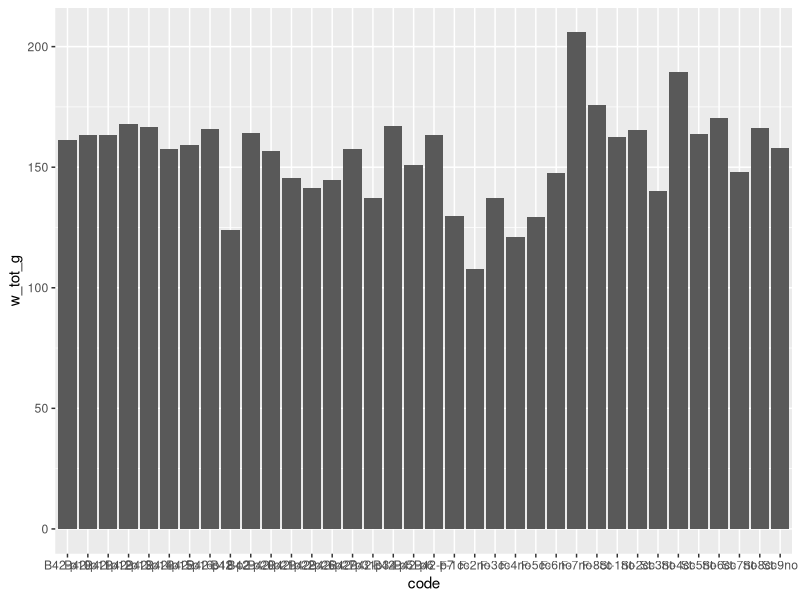
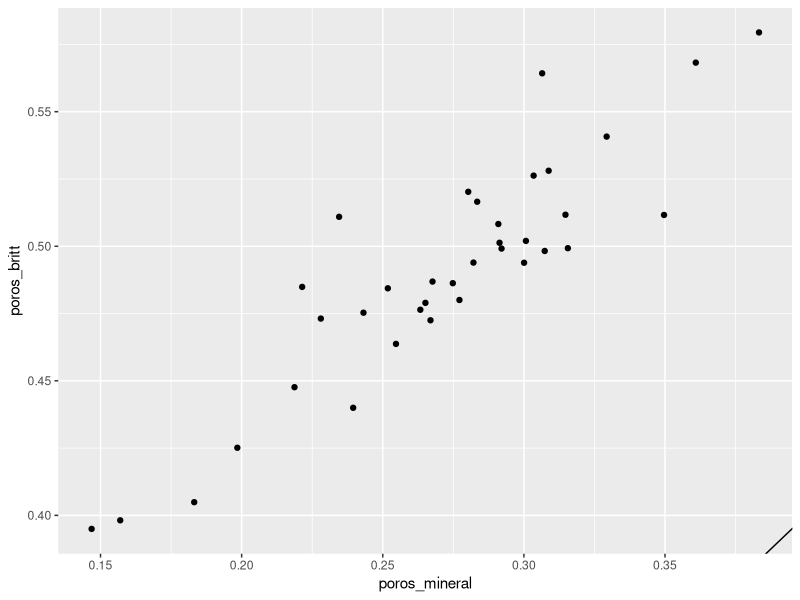
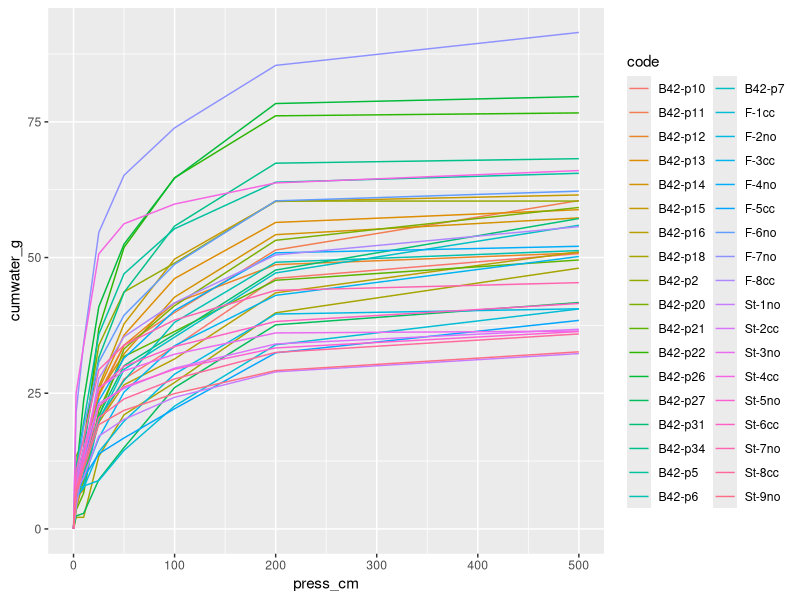
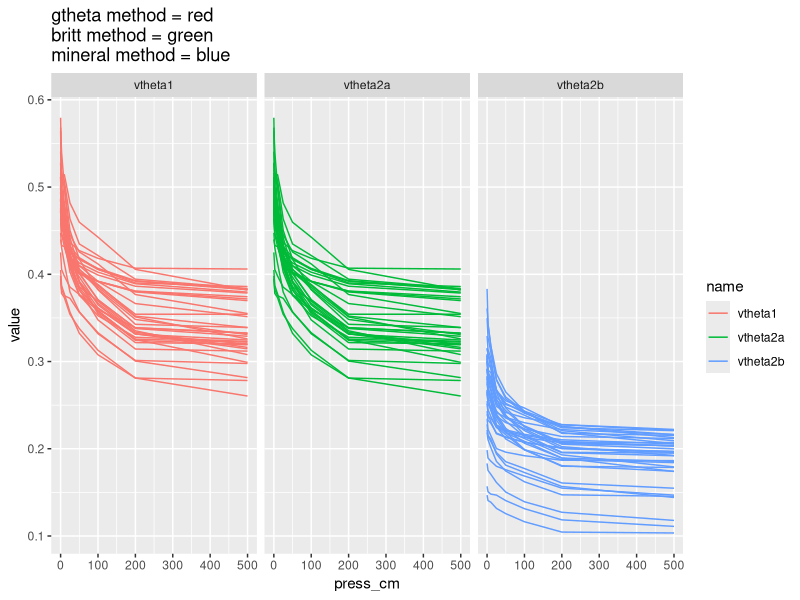
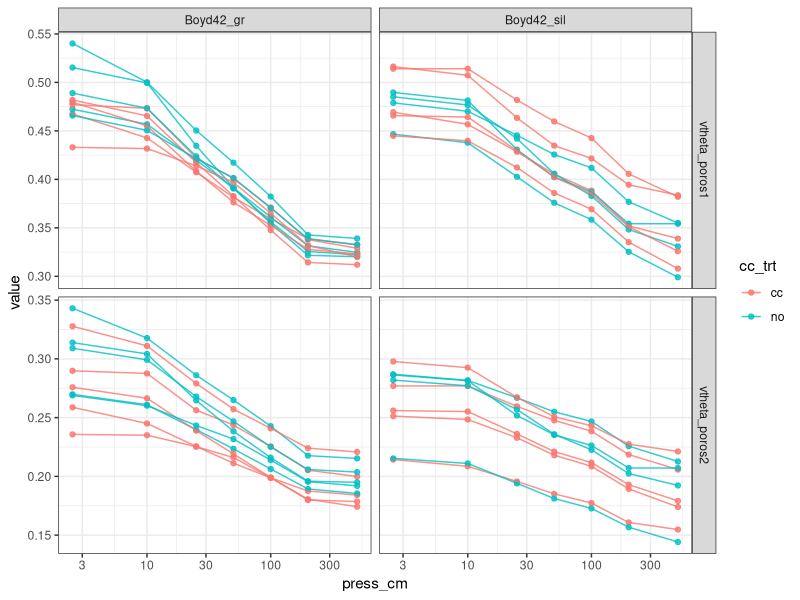

Write R code to recreate these figures, in order. (Note: this script raises an error after producing the figures.)
############################
# author: Gina (vnichols@iastate.edu)
# created: Oct 10 2019
# last modified: Oct 21 2019 (do calcs, oh ASA...)
#                march 27 2020 (update based on britt's calcs)
#                march 30 2020 (made sure it runs for britt)
#
# purpose: calculate things in data
# 
# inputs: td_pressure-cells, re_euIDs
#
# outputs:
#
# notes: for porosity calcs used: http://lawr.ucdavis.edu/classes/SSC100/probsets/pset01.html
#
##############################


rm(list = ls())
library(tidyverse)
library(broom)
library(readxl)


# read in data -----------------------------------------------------

key <- read_csv("data/raw/rd_euIDs.csv")

datraw <- 
  read_csv("data/tidy/td_pressure-cells.csv")  %>% 
  mutate(soilvol_cm3 = 347.5,
         bulkden_gcm3 = drysoil_g / soilvol_cm3
  ) # assume volume of soil sample is 347.50 cm3 (? is this right???)

dat_soil <- 
  datraw %>% 
  select(code, soilvol_cm3, drysoil_g, bulkden_gcm3)


myminden <- 2

# water -------------------------------------------------------------------

# calculate water amts (subtract cylinder wgts),

dat_water <- 
  datraw %>%
    mutate(   ##--# calc actual amount of water released at each pressure
    w_0cm_g = 0, ##-britt adds this to 2.5 atm value, keep a 0 as a place-holder
    w_2.5cm_g = atm - cylinder_g + satwater_g,
    w_10cm_g = `10_cm` - cylinder_g,
    w_25cm_g = `25_cm` - cylinder_g,
    w_50cm_g = `50_cm` - cylinder_g,
    w_100cm_g = `100_cm` - cylinder_g,
    w_200cm_g = `200_cm` - cylinder_g,
    w_500cm_g = `500_cm` - cylinder_g,
    w_999cm_g = sampafter500_g - ringpluscrap_g - drysoil_g
  ) %>% 
  mutate(  #--total amt of water released
    w_tot_g = purrr::reduce(select(., starts_with("w")), `+`)
  ) %>% 
  select(code, soilvol_cm3, bulkden_gcm3, starts_with("w"))

dat_water %>% 
  ggplot(aes(code, w_tot_g)) + 
  geom_col()


# porosity ----------------------------------------------------------------

# via britt and mineral methods

dat_poros <- 
  datraw %>%
  # calc porosity via britt
  mutate(
    soil_at_sat_g = (satsamp_g - ringpluscrap_g),
    water_at_sat_g = soil_at_sat_g - drysoil_g, 
    air_cm3 = water_at_sat_g,
    poros_britt = air_cm3/soilvol_cm3,
    poros_mineral = 1 - bulkden_gcm3/myminden
    ) %>% 
  select(code, drysoil_g, bulkden_gcm3, 
         water_at_sat_g, air_cm3, poros_britt, poros_mineral)

#--look at it
dat_poros  %>% 
  ggplot(aes(poros_mineral, poros_britt)) + 
  geom_point() + 
  geom_abline()
  

# soil water contents at each pressure ------------------------------------

# cumulative amount of water purged at each pressure
dat_cum <- 
  dat_water %>% 
  select(-w_999cm_g) %>% 
  # gather into long form
  pivot_longer(w_0cm_g:w_500cm_g, 
               names_to = "press_cm", 
               values_to = "water_g") %>% 
  separate(press_cm, 
           into = c("water", "press_cm", "grams"), 
           sep = "_") %>%
  # get pressure as a numeric value
  mutate(press_cm = as.numeric(str_sub(press_cm, 1, -3))) %>%
  group_by(code) %>%
  arrange(code, press_cm) %>%
  # get cumulative water
  mutate(cumwater_g = cumsum(water_g)) %>% 
  select(code, press_cm, water_g, cumwater_g)

dat_cum %>% 
  ggplot(aes(press_cm, cumwater_g, color = code)) + 
  geom_line()

# convert this water amount to a volumetric/gravimetric water content
dat_theta <- 
  dat_cum %>%
  left_join(dat_poros) %>% 
  left_join(dat_soil) %>% 
  mutate(
    water_inside_soil_still = water_at_sat_g - cumwater_g,
    #--calculate using gravimetric water and bulk density
    gtheta = water_inside_soil_still / drysoil_g,
    vtheta1 = gtheta * bulkden_gcm3,
    frac_water = cumwater_g/water_at_sat_g,
    vtheta2a = (1 - frac_water)*poros_britt,
    vtheta2b = (1 - frac_water)*poros_mineral
    ) %>% 
  select(code, press_cm, vtheta1, vtheta2a, vtheta2b)



dat_theta %>% 
  pivot_longer(vtheta1:vtheta2b) %>% 
  ggplot(aes(press_cm, value, group = interaction(code, name))) + 
  geom_line(aes(color = name)) + 
  facet_grid(.~name) + 
  labs(title = "gtheta method = red\nbritt method = green\nmineral method = blue")
  
# so vetha1 and vtheta2a are the same

#--write final values to data frame

tidy_data <- 
  dat_theta %>%
  rename(vtheta_poros1 = vtheta2a,
         vtheta_poros2 = vtheta2b) %>% 
#  pivot_longer(vtheta1:vtheta2b) %>% 
  left_join(key) %>% 
  unite(site_name, sys_trt, col = "site_trt") %>% 
  mutate(sample_year = 2019) %>% 
  select(sample_year, code, site_trt, site_desc, 
         crop_trt, cc_trt, rep, plot, press_cm, vtheta_poros1, vtheta_poros2)

tidy_data %>% write_csv("data/tidy/td_water-curves.csv")

tidy_boyd <- 
  tidy_data %>% 
  filter(str_detect(site_trt, "Boyd")) 

tidy_boyd %>% write_csv("data/tidy/td_water-curves-boyd.csv")

# look at it --------------------------------------------------------------

tidy_boyd %>%
  filter(press_cm != 0) %>% #--can't take log of 0 :(
  pivot_longer(vtheta_poros1:vtheta_poros2) %>% 
  # plot
  ggplot(aes(press_cm, value, color = cc_trt)) + 
  # raw data
  geom_point(alpha = 0.8) + 
  geom_line(alpha = 0.8, aes(group = code)) + 
  scale_x_log10() +
  # summary of data
  #stat_summary(fun.y = mean, geom="line", size = 2) +
  #stat_summary(fun.data = "mean_se", size = 1) +
  facet_grid(name ~ site_trt, scales = "free") + 
  theme_bw()

ggsave("figs/boyd-wrc-reps.png")


tidy_data %>%
  filter(str_detect(site_trt, "Fun")) %>% 
  filter(press_cm != 0) %>% #--can't take log of 0 :(
  pivot_longer(vtheta_poros1:vtheta_poros2) %>% 
  # plot
  ggplot(aes(press_cm, value)) + 
  # raw data
  geom_point(alpha = 0.8, aes(color = as_factor(rep))) + 
  geom_line(alpha = 0.8, aes(group = code, color = as_factor(rep), linetype = cc_trt), size = 2) + 
  scale_x_log10() +
  # summary of data
  #stat_summary(fun.y = mean, geom="line", size = 2) +
  #stat_summary(fun.data = "mean_se", size = 1) +
  facet_grid(name ~ site_trt, scales = "free") + 
  theme_bw()

ggsave("figs/boyd-wrc-reps.png")

tidy_boyd %>%
  filter(press_cm != 0) %>% #--can't take log of 0 :(
  pivot_longer(vtheta_poros1:vtheta_poros2) %>% 
  # plot
  ggplot(aes(press_cm, value, color = cc_trt)) + 
  # raw data
  #geom_point(alpha = 0.8) + 
  #geom_line(alpha = 0.8, aes(group = code)) + 
  scale_x_log10() +
  # summary of data
  stat_summary(fun.y = mean, geom="line", size = 2) +
  stat_summary(fun.data = "mean_se", size = 1) +
  facet_grid(name ~ site_trt, scales = "free") + 
  theme_bw()

ggsave("figs/boyd-wrc-means.png")



#--bulk densities?
dat_soil %>% 
  left_join(key) %>% 
  unite(site_name, sys_trt, col = "site_trt") %>% 
  ggplot(aes(site_trt, bulkden_gcm3, color = cc_trt)) + 
  geom_point(aes(color = cc_trt)) + 
  stat_summary(fun.y = mean, geom = "point", size = 2) + 
  stat_summary(fun.data = "mean_se", size = 1)

dat_soil %>% 
  left_join(key) %>% 
  unite(site_name, sys_trt, col = "site_trt") %>% 
  ggplot(aes(cc_trt, bulkden_gcm3)) + 
  geom_point(aes(color = cc_trt)) + 
  stat_summary(fun.y = mean, geom = "point", size = 2) + 
  stat_summary(fun.data = "mean_se", size = 1)


#--power analysis, detect a 0.5 change
# what is the variation?
dat_soil %>% 
  summarise(sd(bulkden_gcm3))
# sd = 0.104
# var = 0.0108

# from https://www.r-bloggers.com/calculating-required-sample-size-in-r-and-sas/
delta <- 0.5 #--how big of a difference is meaningful? say 0.5
sigma <- 0.1 #--this is the amount of variation

(4 * (1.96 + 1.28)^2 * sigma ) / (delta^2) #--I had the power, I took 20 samples. Argh. 
